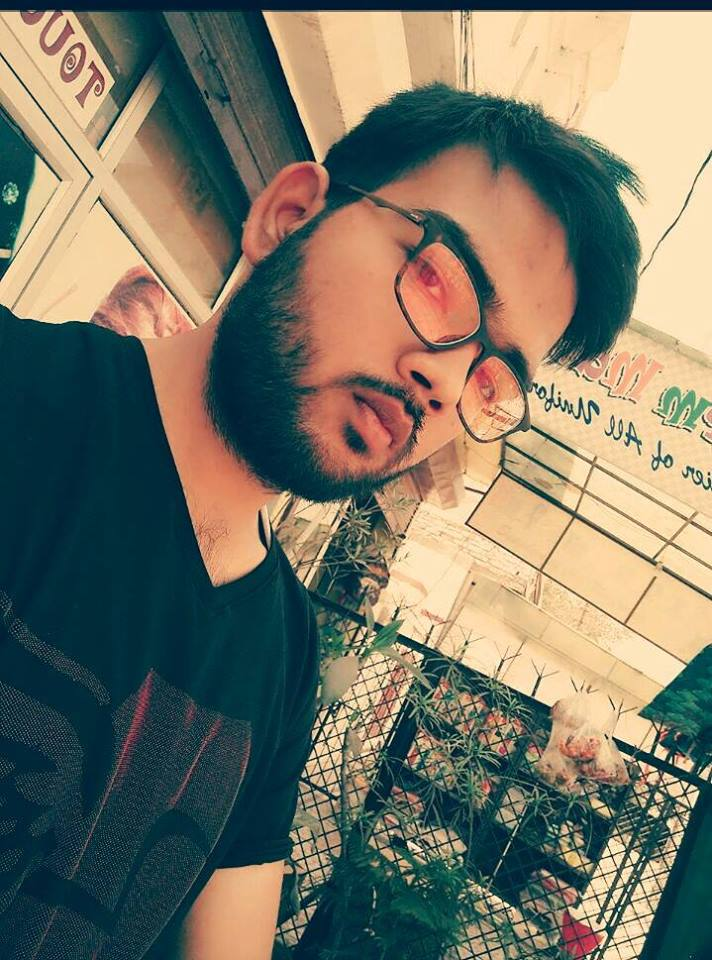
#> input picture amcat_face_tracker_security/amcat_security/media/pic_folder/coding_ninja.jpg, 712 x 960 px, given in place of the camera
$ python face_recogination.py
#> lines starting #> are read from the running program, lines starting #| are printed output that depends on the picture
import numpy as np
import cv2
#instansiating a cemra object to captutre images
cam = cv2.VideoCapture(0)
#create a haar cascade object for face detection
face_cas=cv2.CascadeClassifier('C:\python3\Lib\site-packages\cv2\data\haarcascade_frontalface_default.xml')
#create a placeholder for storing the data
data=[]
i=0;#current frame no
while True:
    ret,frame=cam.read()
#> frame is the input picture: shape (960, 712, 3); mean B, G, R 101.6, 117, 119.1
    # if the cemra is working fine we procede to extract the face
    if ret==True:
        #convert the current frame to gray scale
        gray=cv2.cvtColor(frame, cv2.COLOR_BGR2GRAY)
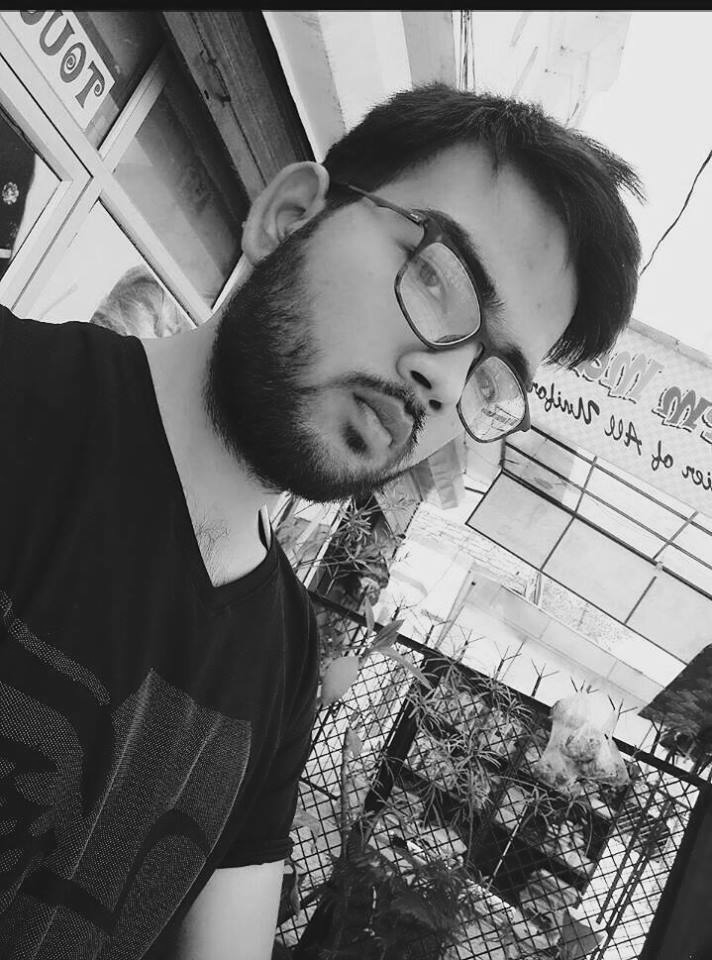
#> gray: shape (960, 712); min 1, max 254, mean 115.9
        #apply the harr cascade to detect faces in the current frame
        faces=face_cas.detectMultiScale(gray, 1.3, 5)
#> faces = ()
        #for each face object we get we have
        #the corner coords(x,y)
        #and width and heigt of the face
        for (x,y,w,h) in faces:
            #geting frame component from the image frame
            face_component=frame[y:y+h,x:x+w, :]
            #resizing
            fc=cv2.resize(face_component,(50,50))
            #storing the face data after every 10 frames only if no is less he 20
            if i%10==0 and len(data)<20:
                data.append(fc)
                #for visualization drawing a rectangle around the face
            cv2.rectangle(frame,(x,y),(x+w,y+h),(0,255,0),2)
#> this loop made 0 passes
#> after the loop, data = []
        i+=1
        cv2.imshow('frame',frame)
        if cv2.waitKey(1)==27 or len(data)>=20:
#> (key Esc is pressed here)
            break
    else:
        print("error")
cv2.destroyAllWindows()
data=np.asarray(data)
#> data = empty array
print(data.shape)
#| (0,)
np.save('face_02',data)
